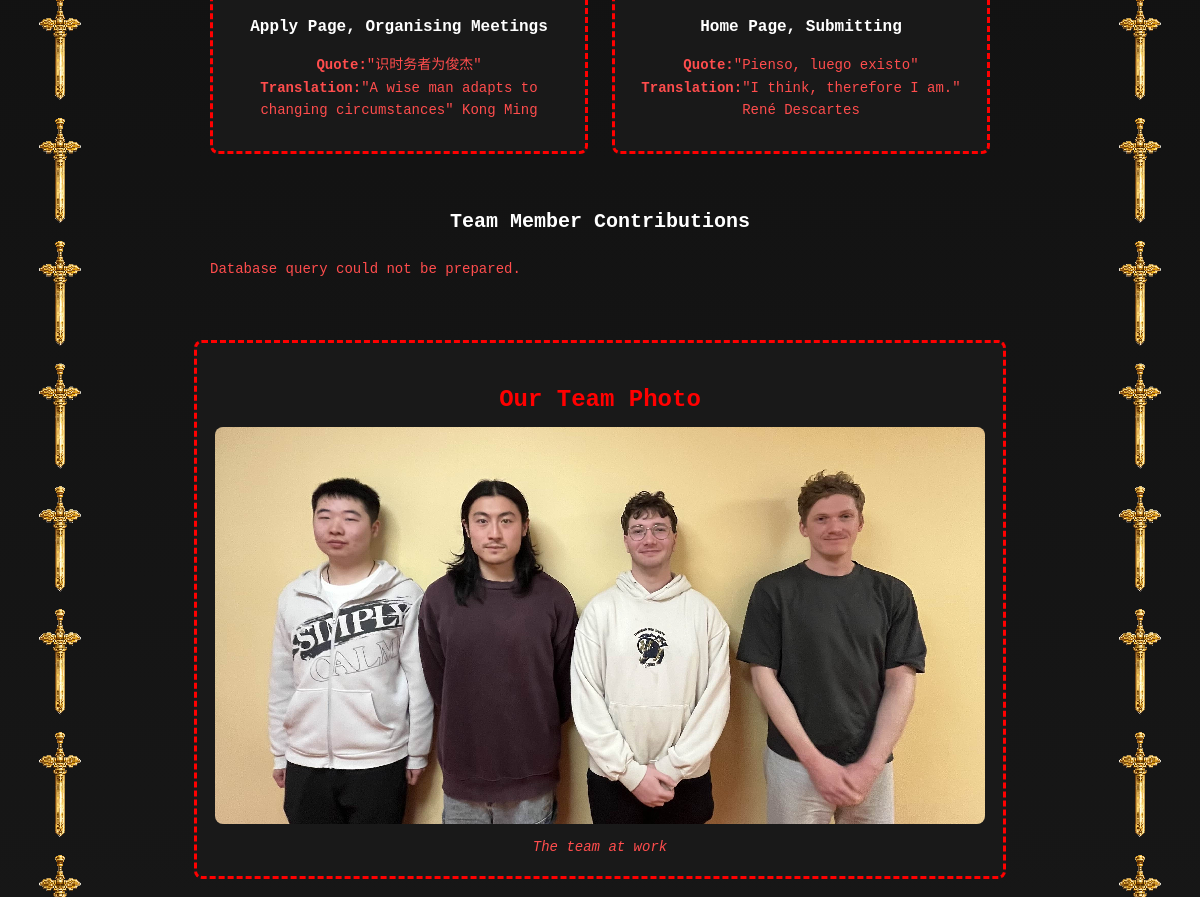
The page /about.php (middle part) on the database as committed earlier.
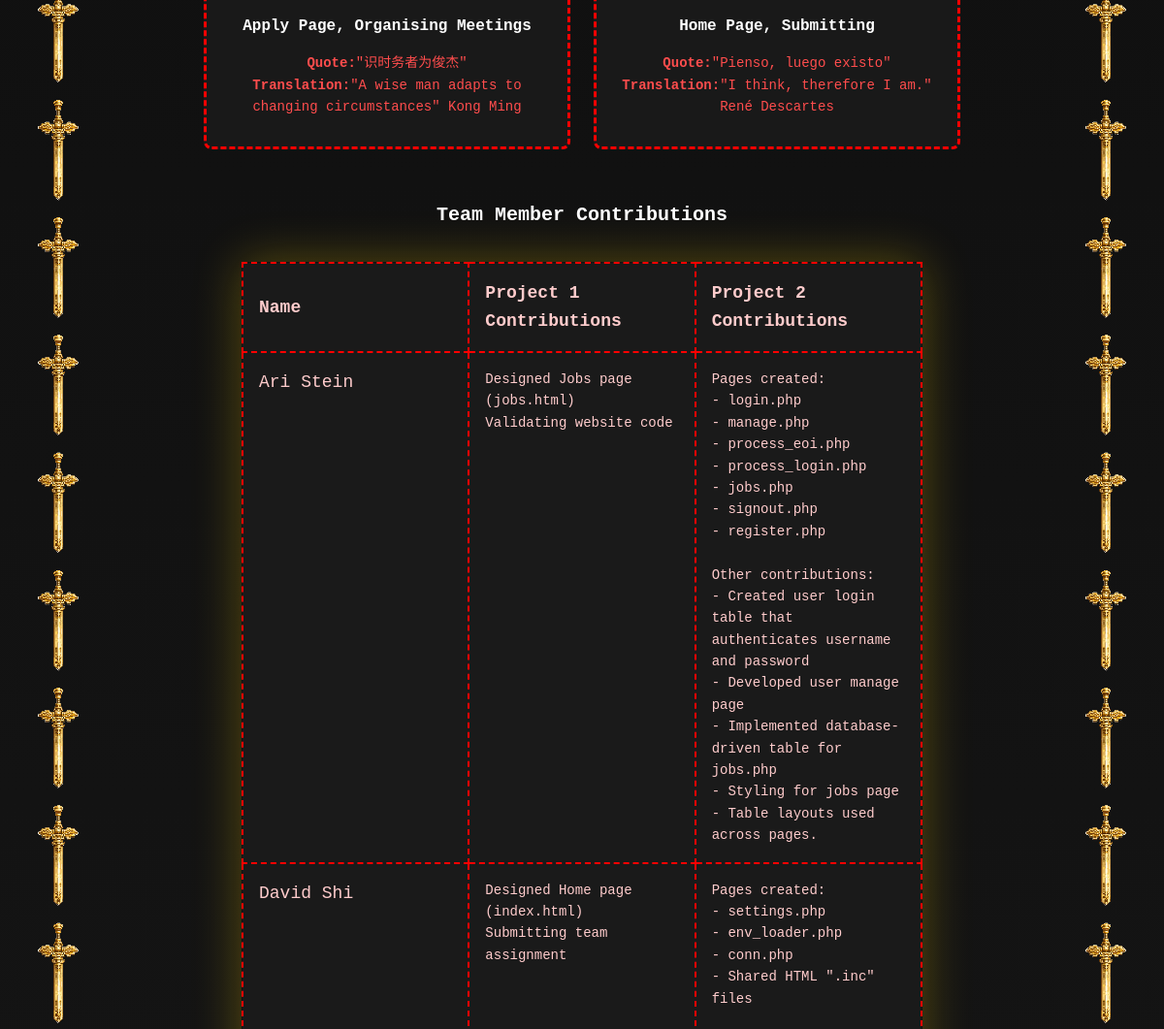
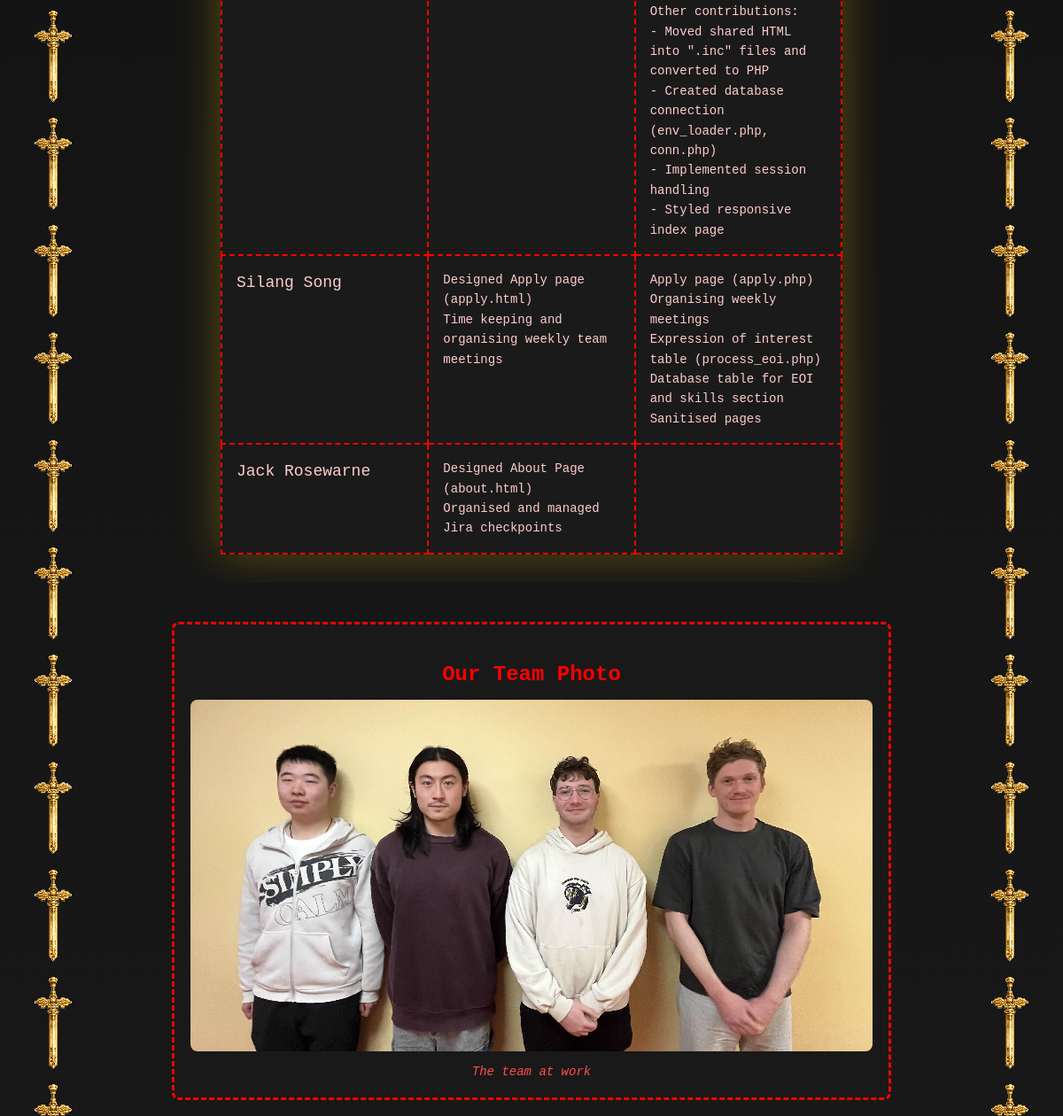
The same page on the database as committed later (2 pictures, top to bottom).
### tables this page shows
CREATE TABLE `about` (
  `user_id` int(11) NOT NULL,
  `member_name` varchar(100) NOT NULL,
  `project_1_contributions` text NOT NULL,
  `project_2_contributions` text NOT NULL
);

### about.php (the view, shortened to what this page needs)
<?php
include_once 'conn.php';
?>
<!DOCTYPE html>
<html lang="en">
<head>
  <?php include 'inc_files/header.inc'; ?>
</head>
<body>
  <div class="swords" aria-hidden="true">
    <main class="page">
      <section id="profiles">
        <ul class="profile_grid">
          <li id="Silang" class="profile">
            <h4 class = "sub_head3">Apply Page, Organising Meetings</h4>
            <p><strong>Quote:</strong>"识时务者为俊杰" <br> <strong>Translation:</strong>"A wise man adapts to changing circumstances" Kong Ming </p>
          </li>
          <li id="David" class="profile">
             <h4 class = "sub_head3">Home Page, Submitting</h4>
            <p><strong>Quote:</strong>"Pienso, luego existo"<br><strong>Translation:</strong>"I think, therefore I am." René Descartes </p>
          </li>
        </ul>
      </section>
      <section class="table_wrap">
  <h3>Team Member Contributions</h3>
  <?php
  $stmt = $conn->prepare('SELECT * FROM `about`');
  $stmt->execute();
  $result = $stmt->get_result();
      if (mysqli_num_rows($result) > 0) {
          echo "<table class='contributions' aria-label = 'Member contributions for project 1 and project 2'>";
          echo "<thead>";
          echo "<tr><th>Name</th><th>Project 1 Contributions</th><th>Project 2 Contributions</th></tr>";
          echo "</thead><tbody>";
          while ($row = mysqli_fetch_assoc($result)) {
              echo "<tr>";
              echo "<td class='member_names'>" . htmlspecialchars($row['member_name']) . "</td>";
              echo "<td class='project_1'>" . nl2br(htmlspecialchars($row['project_1_contributions'])) . "</td>";
              echo "<td class='project_2'>" . nl2br(htmlspecialchars($row['project_2_contributions'])) . "</td>";
              echo "</tr>";
          }
          echo "</tbody></table>";
        } else {
            echo "<p>Database query could not be prepared.</p>";
        }
        ?>
      </section>
      <br>
      <br>
      <section class="figure_card">
        <h2 class="sub_head2">Our Team Photo</h2>
        <figure>
          <img src="images/Group_photo_cropped.jpg" alt="The team at work">
          <figcaption>The team at work</figcaption>
        </figure>
      </section>
      <section class="table_wrap">
      </section>
    </main>
  </div>
</body>
</html>

### inc_files/header.inc (shortened to what this page needs)
<link rel="stylesheet" href="styles/layout.css">

### styles/layout.css (style rules this page uses)
body { background: linear-gradient(to bottom, #0d0d0d, #1a1a1a); color: #ff4d4d; font-family: 'Courier New', Courier, monospace; font-size: 14px; line-height: 1.6; margin: 0; padding: 0; }
table { width: 100%; border-collapse: collapse; background-color: #111; table-layout: fixed; }
th, td { padding: 1rem; border: 2px dashed #ff0000; color: #ffcccc; background-color: #1a1a1a; text-align: center; }
::placeholder { color: #ffcccc; }
h2 { text-align: center; color: #ff0000; padding-top: 20px; font-size: 2rem; }
h3 { text-align: center; color: #fff; font-size: 1.25rem; }
.sub_head2 { font-size: 1.5rem; color: #ff0000; margin: 0 0 0.5rem 0; text-align: center; }
.sub_head3 { font-size: 1rem; color: #ffffff; margin: 0 0 0.5rem 0; text-align: center; }
#profiles .profile_grid { display: grid; grid-template-columns: repeat(2, minmax(15rem, 1fr)); gap: 1.5rem; list-style: none; padding: 0; margin: 2rem auto; max-width: 68.75rem; padding-inline: 1rem; }
.profile { background: #191919; border: 0.0625rem solid #222; border-radius: 0.5rem; padding: 1rem; text-align: center; border: 0.1875rem dashed #ff0000; }
.figure_card { background: #191919; border: 0.1875rem dashed #ff0000; border-radius: 0.5rem; padding: 1.125rem; text-align: center; max-width: 68.75rem; margin: 2rem auto; }
.figure_card figure { margin: 0; }
.figure_card img { display: block; width: min(56.25rem, 100%); height: auto; margin: 0 auto; border-radius: 0.5rem; }
.figure_card figcaption { margin-top: 0.75rem; font-style: italic; }
.figure_card, .table_wrap, .page { max-width: 68.75rem; margin: 0 auto; box-sizing: border-box; }
.table_wrap { overflow-x: auto; padding-inline: 1rem; }
.swords { margin-top: 6rem; margin-bottom: 1rem; background-image: url("../images/sword.png"), url("../images/sword.png"); background-position: left 0 top, right 0 top; background-size: 12vw auto, 12vw auto; background-repeat: no-repeat round, no-repeat round; image-rendering: pixelated; }
.contributions { width: 90%; margin: 2rem auto; background-color: #111; color: #ff0000; box-shadow: 0 0 50px rgba(255, 215, 0, 0.3); border-radius: 4px; font-family: 'Courier New', Courier, monospace }
.contributions th { font-size: 1.5vw; text-align: left; }
.member_names, .project_1, .project_2 { text-align: left; vertical-align: top; }
.member_names { font-size: 1.5vw; }
@media (max-width: 1450px) { .swords { background-size: 10vw auto, 10vw auto; } }
@media (max-width: 1450px) { .page { padding-left: 12vw; padding-right: 12vw; } }

### about.php (style rules this page uses)
body { background-color: hotpink !important; }

Rows that differ between the two databases and show on the page:
added about: member_name "Ari Stein", project_1_contributions "Designed Jobs page (jobs.html) Validating website code", project_2_contributions "Pages created: - login.php - manage.php - process_eoi.php - process_login.php - jobs.php - signout.php - register.php Other contributions: - Created user login table that authenticates username and password - Developed user manage page - Implemented database-driven table for jobs.php - Styling for jobs page - Table layouts used across pages."
added about: member_name "David Shi", project_1_contributions "Designed Home page (index.html) Submitting team assignment", project_2_contributions "Pages created: - settings.php - env_loader.php - conn.php - Shared HTML \".inc\" files Other contributions: - Moved shared HTML into \".inc\" files and converted to PHP - Created database connection (env_loader.php, conn.php) - Implemented session handling - Styled responsive index page"
added about: member_name "Silang Song", project_1_contributions "Designed Apply page (apply.html) Time keeping and organising weekly team meetings", project_2_contributions "Apply page (apply.php) Organising weekly meetings Expression of interest table (process_eoi.php) Database table for EOI and skills section Sanitised pages"
added about: member_name "Jack Rosewarne", project_1_contributions "Designed About Page (about.html) Organised and managed Jira checkpoints"
Other text that changed with them:
text no longer shown: "Database query could not be prepared."
text now shown: "Name Project 1 Contributions Project 2 Contributions"
